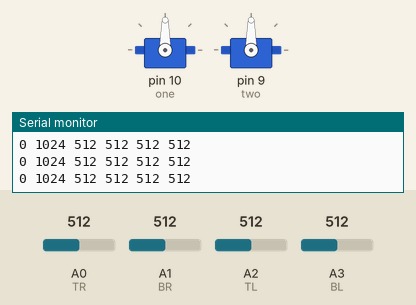
Bench run of a sketch on a simulated Arduino Uno, built with avr-gcc and run on an emulated ATmega328P. Parts: 2 × servo, the last lines printed to the serial monitor. The inputs (shaded band) are chosen by the test bench; at power-on: A0 (TR) = 512, A1 (BR) = 512, A3 (BL) = 512, A2 (TL) = 512.

Above: at 1.2 s.
1.3 s: A0 (TR) set to 465
4.3 s: A0 (TR) set to 442
At 4.81 s:
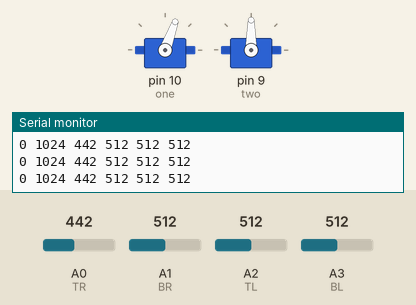
At 5.46 s:
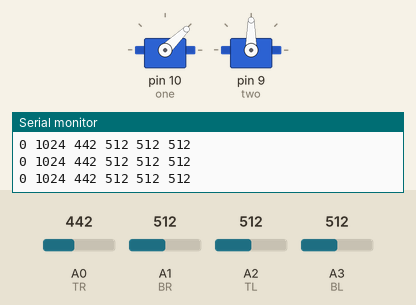
7.3 s: A1 (BR) set to 632
At 7.48 s:
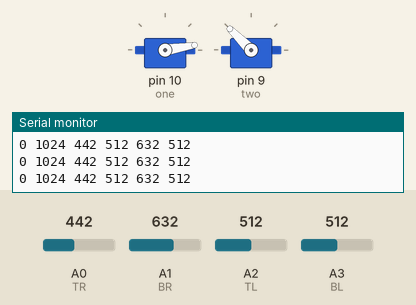
10.1 s: A1 (BR) set to 661
At 10.35 s:
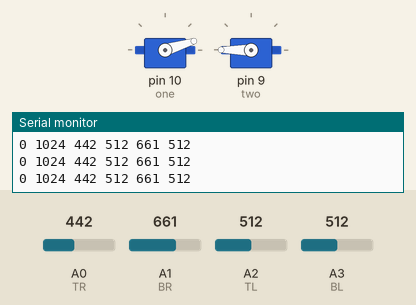
13.1 s: A3 (BL) set to 241
15.9 s: A3 (BL) set to 222
Timing chart, 0 to 22.1 s (numbered marks = the images above; inputs shaded):
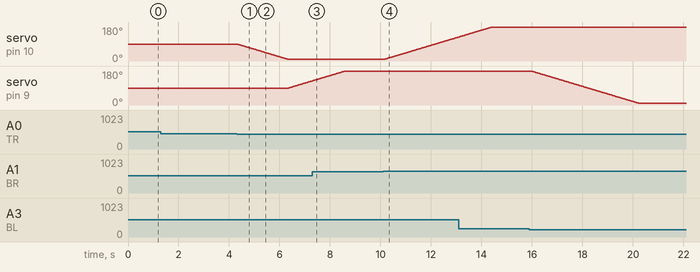

The sketch:

sunflower.ino
```cpp
#include<Servo.h>
Servo one;
Servo two;

#define TL A2
#define TR A0
#define BR A1
#define BL A3
//bottom left is taken as avg
#define TR_ERROR 0
#define TL_ERROR 0
#define BR_ERROR 0

int pos1=90,pos2=90;
int threshold = 30;
int tr,tl,br,bl,dx,dy;

void setup()
{
    Serial.begin(9600);
    one.attach(10);
    two.attach(9);
    pinMode(TR,INPUT);
    pinMode(BR,INPUT);
    pinMode(TL,INPUT);
    pinMode(BL,INPUT);
    two.write(pos1);
    one.write(pos2);
}

void loop()
{
    refresh();
    while(abs(dx) > threshold)
    {
      disp();
      if(pos1<10||pos1>180)
      {
          pos1 = pos1 <10?10:180;
          break;
      }
        if(dx < 0)
          one.write(--pos1);
        else
          one.write(++pos1);
        delay(20);
        refresh();
    }
    while(abs(dy) > threshold)
    {
      disp();
      if(pos2<10||pos2>180)
      {
          pos2 = pos2<10?10:180;
          two.write(pos2);
          break;
      }
      if(dy < 0)
         two.write(++pos2);
      else
         two.write(--pos2);
       delay(20);
       refresh();
    }
    disp();
}
void disp()
{
    // printing sensor data
    Serial.print("0 1024 ");
    Serial.print(tr);
    Serial.print(" ");
    Serial.print(tl);
    Serial.print(" ");
    Serial.print(br);
    Serial.print(" ");
    Serial.println(bl);
}
void refresh()
{

    tr = analogRead(TR)+TR_ERROR;
    tl = analogRead(TL)+TL_ERROR;
    br = analogRead(BR)+BR_ERROR;
    bl = analogRead(BL);
    dx = (tr-tl + br-bl)/2;// avg of sensors in x axis
    dy = (tl-bl + tr-br)/2;// avg of sensors in y axis
}
```

Measured:
- the behaviour switches between 451 and 450 on A0 (TR) (found by bisection; images 0 and 1)
- the behaviour switches between 643 and 644 on A1 (BR) (found by bisection; images 3 and 4)
- after the input at 4.3 s, servo on pin 10 (one): moves from 90° to 9° over 2.0 s, starting at once; servo on pin 9 (two): moves from 90° to 128° over 0.92 s, starting after 2.1 s
- after the input at 10.1 s, servo on pin 10 (one): moves from 9° to 127° over 2.9 s, starting after 0.09 s
